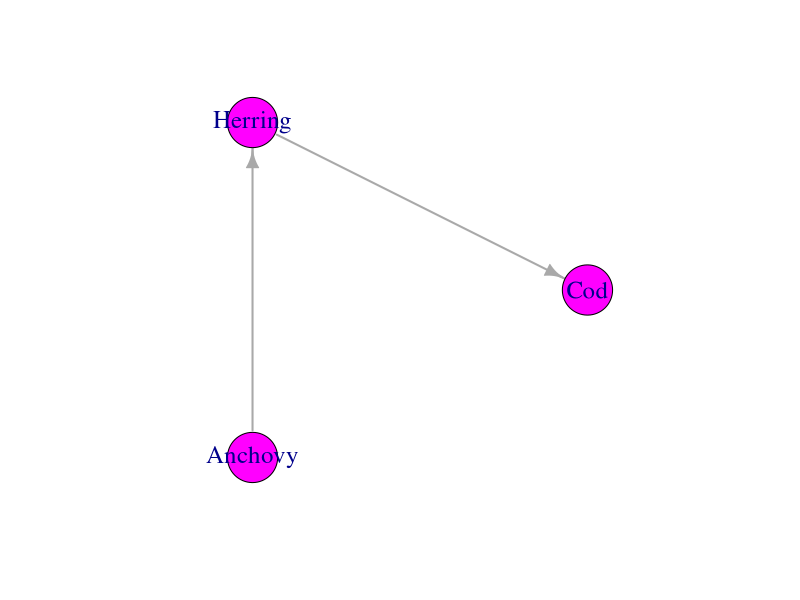
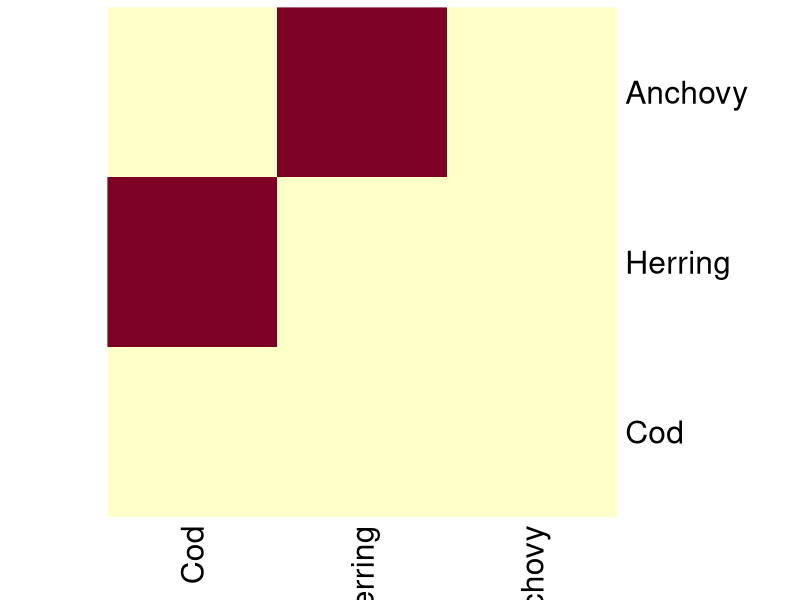
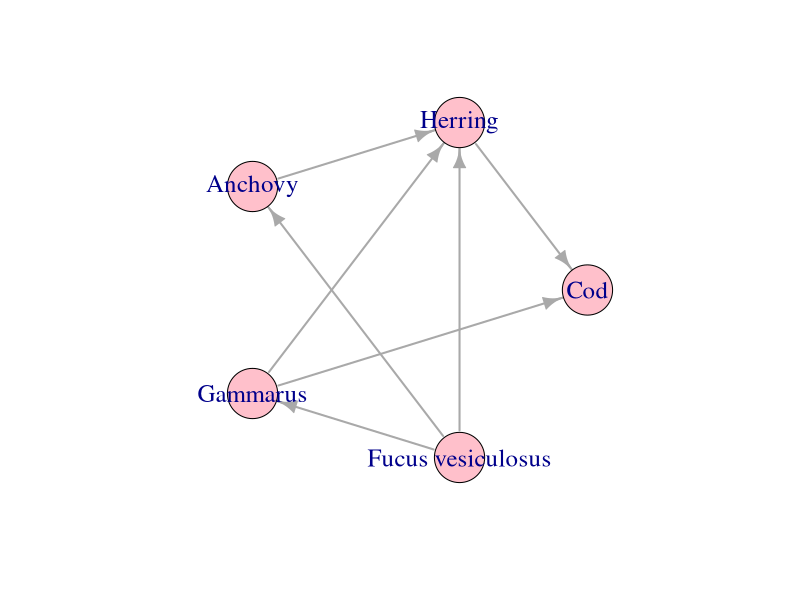
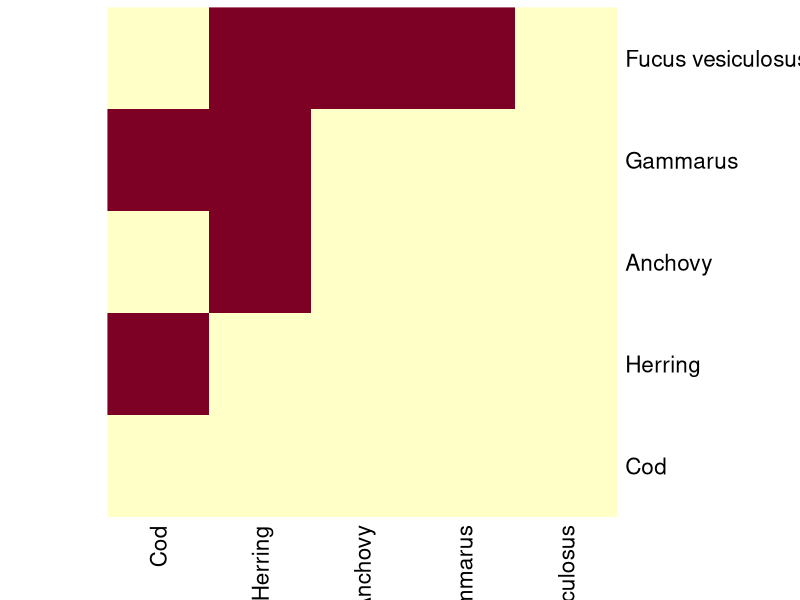

Source code (R) for these figures, in order:
#Basic introduction to plotting food webs


library(igraph)


dev.off()
rm(list=ls())

# To build a food web in it's simplest form, all we need to know is 

# 1) What species are present?
# 2) What species interact (predator-prey)

#Lets make a super simple food web with three species

# 1) What species are present?
# Cod
# Herring
# Anchovy


# 2) What species interact? (predator-prey)
# 1 = this species feeds on the other
# 0 = no feeding interaction

# Creating a 3x3 matrix with specified values
food.web <- matrix(c(0, 1, 0,
                     0, 0, 1,
                     0, 0, 0),
                     
                   nrow = 3, ncol = 3)

# Naming the columns (each column = one species)
colnames(food.web) <- c("Cod", "Herring", "Anchovy")

# Print the matrix with column names
print(food.web)

# Plot the food web (igraph)
# Create a graph object
food_web_graph <- graph_from_adjacency_matrix(food.web, mode = "directed", 
                                              weighted = TRUE, diag = FALSE)

# Plot the graph
plot(food_web_graph, layout = layout.circle(food_web_graph), 
     vertex.label.cex = 1.5, vertex.size = 30, vertex.color = "magenta", edge.width = 2)

# Another way to visualize feeding
netmatrix <- get.adjacency(food_web_graph, sparse=F)
heatmap(netmatrix, Rowv=NA, Colv=NA, scale="none")








#Add more species to the web

# Creating a 3x3 matrix with specified values
food.web <- matrix(c(0, 1, 0,1 ,0,
                     0, 0, 1,1 ,1,
                     0, 0, 0,0,1,
                     0,0,0,0, 1,
                     0,0,0,0,0),
                   
                   nrow = 5, ncol = 5)

# Naming the columns (each column = one species)
colnames(food.web) <- c("Cod", "Herring", "Anchovy", "Gammarus", "Fucus vesiculosus")




# Print the matrix with column names
print(food.web)

# Plot the food web (igraph)

# Create a graph object
food_web_graph <- graph_from_adjacency_matrix(food.web, mode = "directed", 
                                              weighted = TRUE, diag = FALSE)

# Plot the graph
plot(food_web_graph, layout = layout.circle(food_web_graph), 
     vertex.label.cex = 1.5, vertex.size = 30, vertex.color = "pink", edge.width = 2)

# Another way to visualize feeding
netmatrix <- get.adjacency(food_web_graph, sparse=F)
heatmap(netmatrix, Rowv=NA, Colv=NA, scale="none")

# Change colours
# Trophic levels

dev.off()
